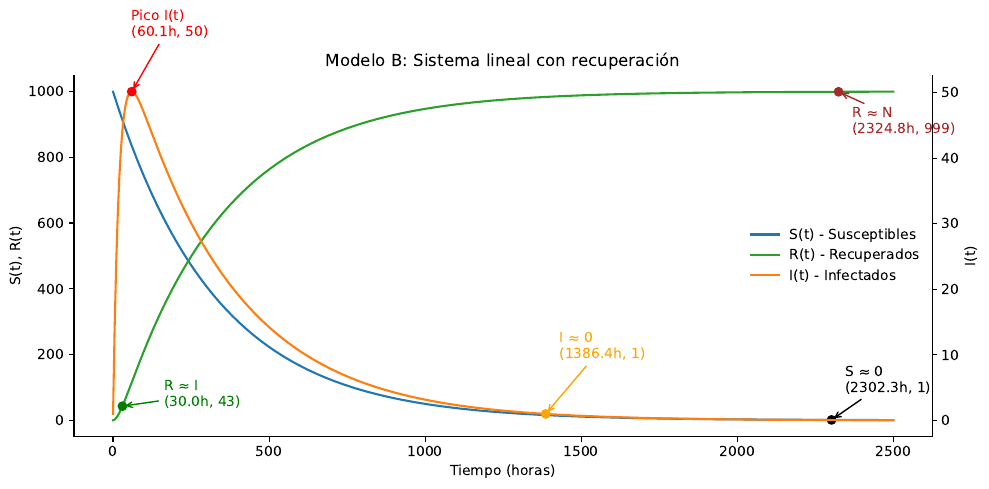

Recreate this plot in Python.
import numpy as np
import matplotlib.pyplot as plt
from parameters import alpha, beta, N, S0, I0, t, tol


# MODELO B (3 variables)
S_B = S0 * np.exp(-alpha * t)
I_B = I0 * np.exp(-beta * t) + (alpha * S0 / (beta - alpha)) * (
    np.exp(-alpha * t) - np.exp(-beta * t)
)
R_B = N - S_B - I_B

# detección de hitos
hitos = {}

# pico de infectados
indice_pico = np.argmax(I_B)
hitos["pico"] = (t[indice_pico], I_B[indice_pico])

# intersección S = I
signo_diff = np.sign(S_B - I_B)
cambios = np.where(np.diff(signo_diff))[0]
if len(cambios) > 0:
    indice = cambios[0]
    hitos["S=I"] = (t[indice], S_B[indice])

# S ≈ 0
indice_s0 = np.where(S_B < tol)[0]
if len(indice_s0) > 0:
    indice = indice_s0[0]
    hitos["S≈0"] = (t[indice], S_B[indice])

# R ≈ I
mask = R_B > tol
if mask.any():
    indice_ri = np.argmin(np.abs(R_B[mask] - I_B[mask]))
    indice_real = np.where(mask)[0][indice_ri]
    hitos["R=I"] = (t[indice_real], R_B[indice_real])

# R ≈ N
indice_rmax = np.where(R_B > N - tol)[0]
if len(indice_rmax) > 0:
    indice = indice_rmax[0]
    hitos["R≈N"] = (t[indice], R_B[indice])

# I ≈ 0
indice_i0 = np.where(I_B < tol)[0]
if len(indice_i0) > 0:
    indice = indice_i0[0]
    hitos["I≈0"] = (t[indice], I_B[indice])

# grafico
anotaciones = {
    "pico": {"txt": "Pico I(t)", "col": "red", "off": (0, 40)},
    "S=I": {"txt": "S ≈ I", "col": "purple", "off": (10, 30)},
    "S≈0": {"txt": "S ≈ 0", "col": "black", "off": (10, 20)},
    "R=I": {"txt": "R ≈ I", "col": "green", "off": (30, 0)},
    "R≈N": {"txt": "R ≈ N", "col": "brown", "off": (10, -30)},
    "I≈0": {"txt": "I ≈ 0", "col": "orange", "off": (10, 40)},
}

fig, ax = plt.subplots(figsize=(10, 5))
ax.plot(t, S_B, label="S(t) - Susceptibles", color="C0")
ax.plot(t, R_B, label="R(t) - Recuperados", color="C2")

# eje secundario para I(t)
ax2 = ax.twinx()
ax2.plot(t, I_B, label="I(t) - Infectados", color="C1")

for key, (tx, vy) in hitos.items():
    if key in anotaciones:
        c = anotaciones[key]
        if key == "pico" or key == "I≈0":
            ax2.scatter(tx, vy, color=c["col"], zorder=5)
            ax2.annotate(
                f"{c['txt']}\n({tx:.1f}h, {vy:.0f})",
                xy=(tx, vy),
                xytext=c["off"],
                textcoords="offset points",
                arrowprops=dict(arrowstyle="->", color=c["col"]),
                color=c["col"],
            )
        else:
            ax.scatter(tx, vy, color=c["col"], zorder=5)
            ax.annotate(
                f"{c['txt']}\n({tx:.1f}h, {vy:.0f})",
                xy=(tx, vy),
                xytext=c["off"],
                textcoords="offset points",
                arrowprops=dict(arrowstyle="->", color=c["col"]),
                color=c["col"],
            )

ax.set_xlabel("Tiempo (horas)")
ax.set_ylabel("S(t), R(t)")
ax2.set_ylabel("I(t)")

lines, labels = ax.get_legend_handles_labels()
lines2, labels2 = ax2.get_legend_handles_labels()
ax.legend(lines + lines2, labels + labels2, frameon=False, loc="center right")
ax.set_title("Modelo B: Sistema lineal con recuperación")

ax.spines["top"].set_visible(False)
ax.spines["right"].set_visible(False)
ax2.spines["top"].set_visible(False)
plt.tight_layout()
plt.savefig("parte2/lineal_b.pdf", format="pdf", bbox_inches="tight")
plt.show()
